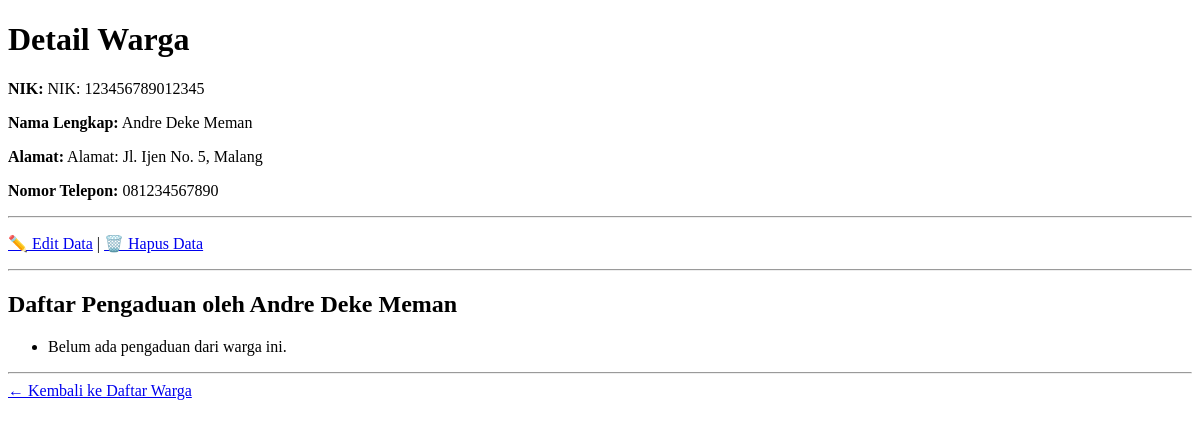
The page /warga/1/ on the database as committed earlier.
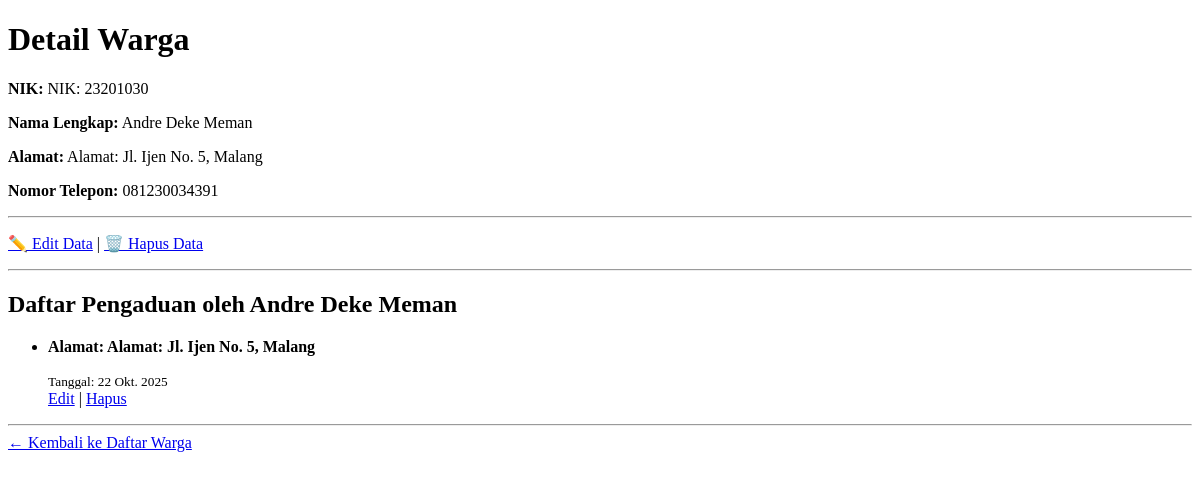
The same page on the database as committed later.
### warga/models.py (models this page shows, shortened)
class Warga(models.Model):
    nik = models.CharField(max_length=20, unique=True)
    nama_lengkap = models.CharField(max_length=100)
    alamat = models.TextField()
    no_telepon = models.CharField(max_length=15)

class Pengaduan(models.Model):
    warga = models.ForeignKey(Warga, on_delete=models.CASCADE, null=True, blank=True)
    isi_laporan = models.TextField()
    tanggal = models.DateField(auto_now_add=True)

### warga/views.py (the view)
# urls.py: path('<int:pk>/', WargaDetailView.as_view(), name='warga-detail'),
class WargaDetailView(DetailView):
    model = Warga
    template_name = 'warga/warga_detail.html'
    context_object_name = 'warga'

### warga/templates/warga/warga_detail.html (shortened to what this page needs)
<!DOCTYPE html>
<html lang="id">
<head>
</head>
<body>
    <h1>Detail Warga</h1>
    <p><strong>NIK:</strong> {{ warga.nik }}</p>
    <p><strong>Nama Lengkap:</strong> {{ warga.nama_lengkap }}</p>
    <p><strong>Alamat:</strong> {{ warga.alamat }}</p>
    <p><strong>Nomor Telepon:</strong> {{ warga.no_telepon }}</p>
    <hr>
    <p>
        <a href="{% url 'warga-edit' warga.pk %}">✏️ Edit Data</a> |
        <a href="{% url 'warga-hapus' warga.pk %}">🗑️ Hapus Data</a>
    </p>
    <hr>
    <h2>Daftar Pengaduan oleh {{ warga.nama_lengkap }}</h2>
    <ul>
        {% for aduan in warga.pengaduan_set.all %}
            <li>
                <p><strong>{{ aduan.isi_laporan }}</strong></p>
                <small>Tanggal: {{ aduan.tanggal }}</small><br>
                <a href="{% url 'pengaduan-edit' aduan.pk %}">Edit</a> |
                <a href="{% url 'pengaduan-hapus' aduan.pk %}">Hapus</a>
            </li>
        {% empty %}
            <li>Belum ada pengaduan dari warga ini.</li>
        {% endfor %}
    </ul>
    <hr>
    <a href="{% url 'warga-list' %}">← Kembali ke Daftar Warga</a>
</body>
</html>

Rows that differ between the two databases and show on the page:
changed Warga "Andre Deke Meman": nik "NIK: 123456789012345" → "NIK: 23201030"; no_telepon "081234567890" → "081230034391"
added Pengaduan: isi_laporan "Alamat: Alamat: Jl. Ijen No. 5, Malang", tanggal "22 Okt. 2025"
Other text that changed with them:
text no longer shown: "Belum ada pengaduan dari warga ini."
